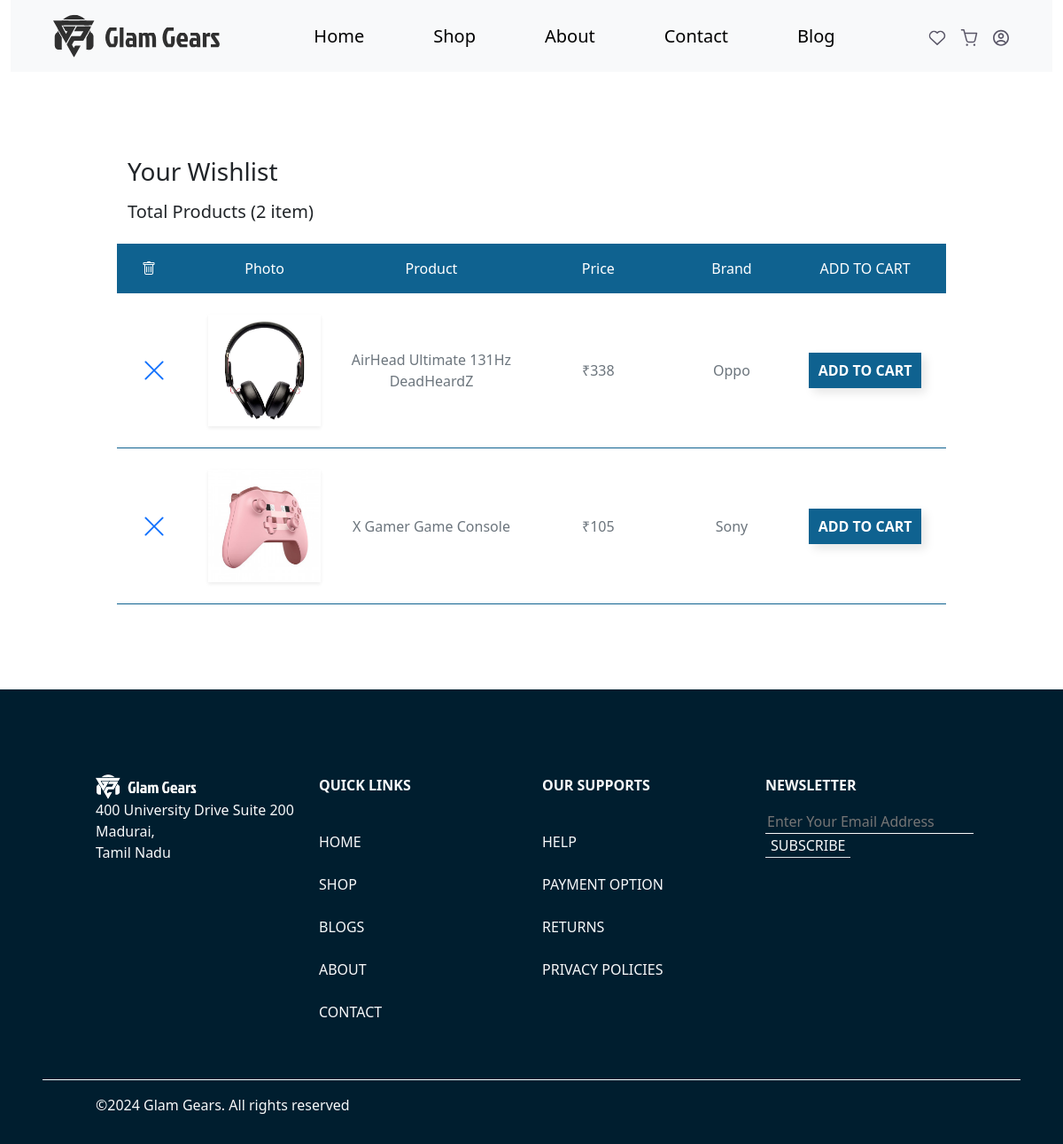
Page /wishlist.php (signed in) on the earlier database version.
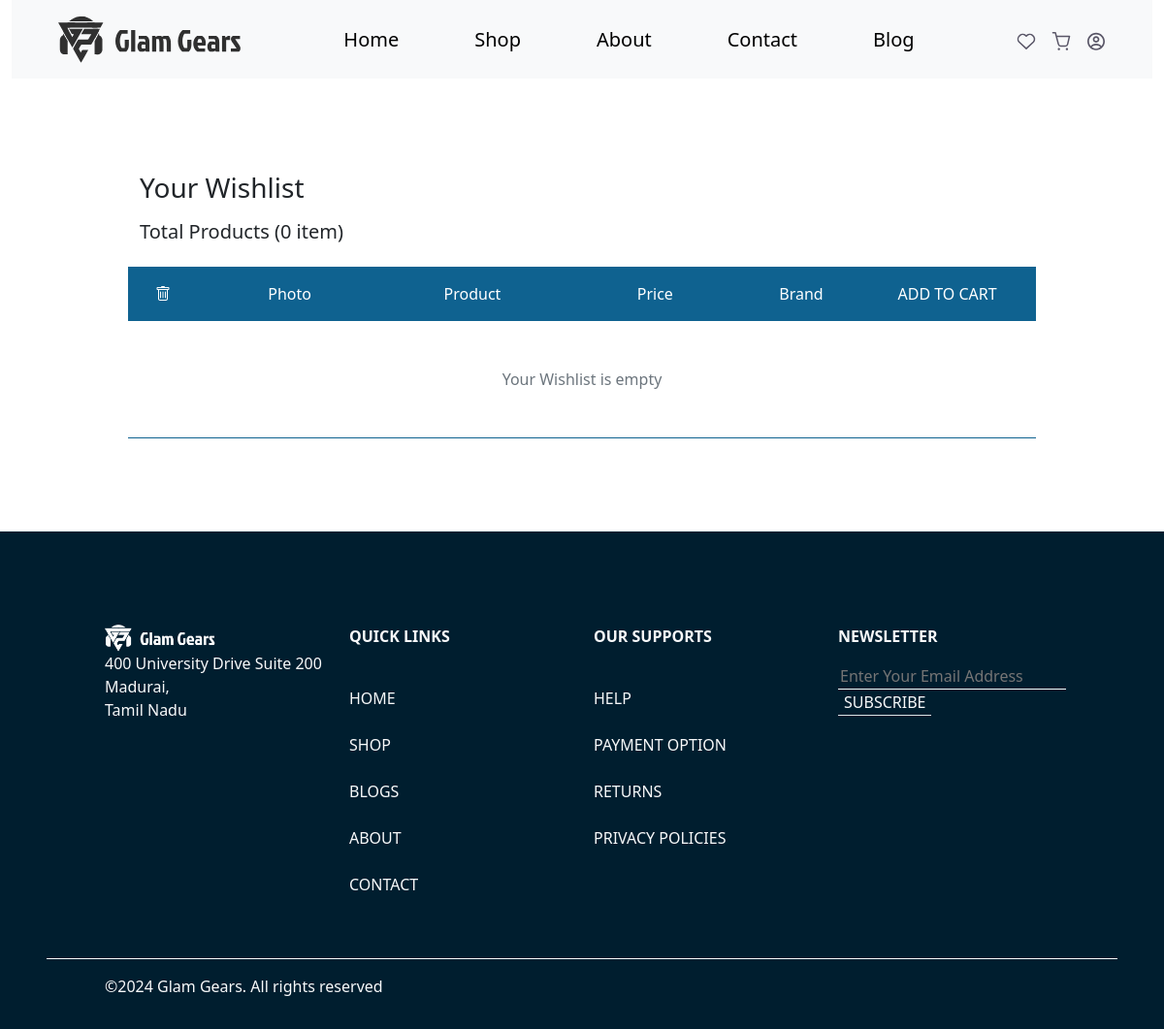
Same page on the later database version.
### tables this page shows
CREATE TABLE `products` (
  `id` int(11) NOT NULL,
  `product_id` int(100) NOT NULL,
  `product_name` varchar(100) NOT NULL,
  `product_description` longtext NOT NULL,
  `product_price` decimal(10,2) NOT NULL,
  `discount_percent` decimal(2,2) NOT NULL,
  `product_quantity` int(100) NOT NULL,
  `category_name` varchar(100) NOT NULL,
  `brand_name` varchar(100) NOT NULL,
  `product_status` varchar(8) NOT NULL DEFAULT 'active',
  `merchant_id` int(100) NOT NULL,
  `main_image_name` varchar(100) NOT NULL,
  `is_featured` varchar(1) NOT NULL,
  `created_at` timestamp NOT NULL DEFAULT current_timestamp() ON UPDATE current_timestamp(),
  `updated_at` timestamp NOT NULL DEFAULT current_timestamp()
);

### wishlist.php (the view, shortened to what the changed rows need)
<?php
$userId = $_SESSION['user'];
?>
<!DOCTYPE html>
<html lang="en">
<?php
include_once('./head.php');
?>
<?php
include_once('./header.php');
?>
<div class="row px-3 px-md-5 my-5">
    <div class="col-12 px-0 px-md-5">
        <div class="row mt-5 px-0 px-md-5 my-5">
            <h3 class="mb-3">Your Wishlist</h3>
            <?php
            require_once "./config.php";
            $sql = " SELECT COUNT(*) AS total_rows FROM wishlist WHERE `user_id` = ?";
            $stmt = $config->prepare($sql);
            $stmt->bind_param("s", $userId);
            $stmt->execute();
            $result = $stmt->get_result();
            if ($result->num_rows > 0) {
                $row = $result->fetch_assoc();
                $totalRows = $row['total_rows'];
            }
            ?>
            <h5>Total Products (<?php echo $totalRows; ?> item)</h5>
            <div class="cart-container mt-3 col-12">
                <div style="background-color: #0f6290" class="row text-white p-3 fw-medium d-none d-lg-flex">
                </div>
                <?php
                require_once "./config.php";
                $sql = "SELECT * FROM wishlist WHERE `user_id`=$userId;";
                $result = mysqli_query($config, $sql);
                if ($result->num_rows > 0) {
                    while ($row = mysqli_fetch_array($result)) {
                        $itemid = $row['product_id'];
                        $wishid = $row['wishlist_id'];
                        require_once "./config.php";
                        $sql3 = "SELECT * FROM products WHERE `product_id`=$itemid;";
                        $itemresult = mysqli_query($config, $sql3);
                        while ($itemrow = mysqli_fetch_array($itemresult)) {
                ?>
                            <div style="border-bottom: 1px solid #0f6290" class="row text-secondary px-3 py-4 fw-medium d-flex gap-4 gap-lg-0 align-items-center">
                                <div class="col-12 col-lg-1">
                                    <a href="./delwish.php?wishID=<?php echo $wishid; ?>&itemid=<?php echo $itemid; ?>">
                                        <i class="bi bi-x-lg fs-3"></i>
                                    </a>
                                </div>
                                <div class="col-8 col-md-5 col-lg-2">
                                    <img class="img-fluid shadow-sm" src="./uploads/<?php echo $itemrow['main_image_name']; ?>" alt="" />
                                </div>
                                <div class="col-10 col-lg-3">
                                    <p class="mb-0 text-center"><?php echo $itemrow['product_name']; ?></p>
                                </div>
                                <div class="col-12 col-lg-2">
                                    <div class="d-flex align-items-center justify-content-between justify-content-lg-center">
                                        <p class="mb-0 text-center">&#8377;<?php echo $itemrow['product_price'] * $itemrow['discount_percent'];
                                                                            ?> </p>
                                    </div>
                                </div>
                                <div class="col-12 col-lg-2">
                                    <div class="d-flex align-items-center justify-content-between justify-content-lg-center">
                                        <p class="mb-0 text-center"><?php echo $itemrow['brand_name']; ?></p>
                                    </div>
                                </div>
                                <div class="col-12 col-lg-2">
                                    <div class="d-flex align-items-center justify-content-between justify-content-lg-center">
                                        <a href="./addtocart.php?productID=<?php echo $itemrow['product_id']; ?>" class="bte text-center link-underline link-underline-opacity-0">
                                            ADD TO CART
                                        </a>
                                    </div>
                                </div>
                            </div>
                <?php
                        }
                    }
                } else {
                    echo '<div style="border-bottom: 1px solid #0f6290" class="row text-secondary px-3 py-5 fw-medium d-flex gap-4 gap-lg-0 align-items-center ">
                    <div class="col-12 text-center">Your Wishlist is empty</div>
                    </div>';
                }
                ?>
            </div>
        </div>
    </div>
</div>
<?php
include_once('./footer.php');
?>

Differences in the rows shown:
no longer on this page (row unchanged): products: main_image_name (picture), product_name "AirHead Ultimate 131Hz DeadHeardZ", $itemrow['product_price'] * $itemrow['discount_percent'] "338", brand_name "Oppo"
no longer on this page (row edited): products: main_image_name (picture), product_name "X Gamer Game Console", $itemrow['product_price'] * $itemrow['discount_percent'] "105", brand_name "Sony"
Other differences:
$totalRows: "2" → "0"
text now shown: "Your Wishlist is empty"
